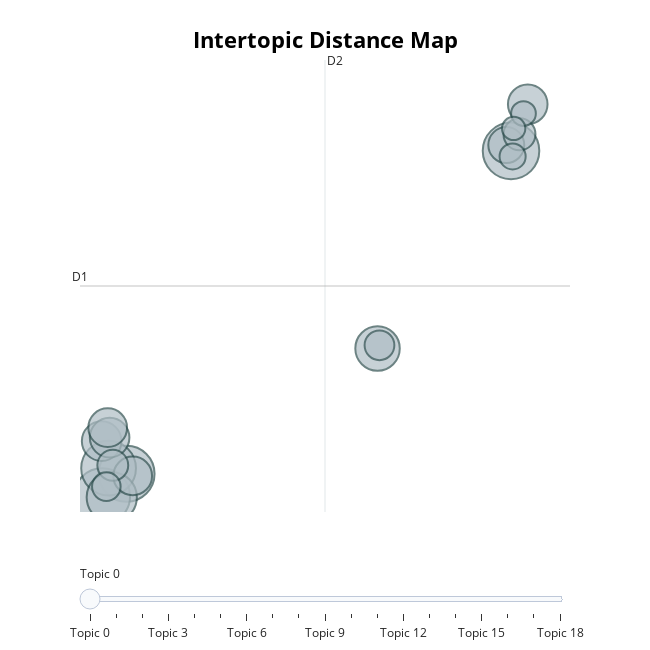

The notebook cell saved with this chart:
### Code cell
topic_model.visualize_topics()

### Figure 1 — Plotly figure (JSON) as saved in the notebook; plotly's stock layout.template omitted (floating-point values rounded to 4 significant figures)
{"data": [{"customdata": [[0, "interesting | easy | nice | fine | fun", 47], [1, "focus | leg | eye | distract | try", 46], [2, "relax | fall | sleep | asleep | calm", 46], [3, "reality | body | different | yourself | room", 44], [4, "body | heavy | light | come | half", 37], [5, "color | yellow | normal | difference | change", 29], [6, "touch | delay | scene | image | catch", 23], [7, "virtual | body | vr | myself | hologram", 23], [8, "forest | rock | tree | adventure | indonesia", 23], [9, "eye | open | close | condition | 30", 22], [10, "avatar | blink | myself | identify | recognize", 22], [11, "strange | weird | funny | creepy | accept", 19], [12, "want | mental | good | complicated | urgent", 15], [13, "voice | platform | rock | space | cool", 14], [14, "notice | change | damn | small | pay", 13], [15, "strange | scary | feeling | look | fully", 12], [16, "100 | 10 | somewhat | percentage | number", 10], [17, "room | center | mountain | especially | different", 9], [18, "quickly | happen | movement | constantly | asynchrony", 8]], "hovertemplate": "<b>Topic %{customdata[0]}</b><br>%{customdata[1]}<br>Size: %{customdata[2]}", "legendgroup": "", "marker": {"color": "#B0BEC5", "line": {"color": "DarkSlateGrey", "width": 2}, "size": [47, 46, 46, 44, 37, 29, 23, 23, 23, 22, 22, 19, 15, 14, 13, 12, 10, 9, 8], "sizemode": "area", "sizeref": 0.02937, "symbol": "circle"}, "mode": "markers", "name": "", "orientation": "v", "showlegend": false, "type": "scatter", "x": [14.95, -6.735, -8.116, -7.75, -7.571, 7.423, -8.141, -7.692, 15.9, -6.388, -7.799, 14.69, 15.43, -7.512, 7.533, -7.877, 15.04, 15.66, 15.1], "xaxis": "x", "y": [8.41, -2.532, -3.297, -2.343, -3.328, 1.712, -1.426, -1.306, 9.991, -2.604, -0.969, 8.607, 8.972, -2.245, 1.823, -2.967, 8.222, 9.676, 9.171], "yaxis": "y"}], "layout": {"annotations": [{"showarrow": false, "text": "D1", "x": -9.362, "y": 3.831, "yshift": 10}, {"showarrow": false, "text": "D2", "x": 4.459, "xshift": 10, "y": 11.49}], "height": 650, "hoverlabel": {"bgcolor": "white", "font": {"family": "Rockwell", "size": 16}}, "legend": {"itemsizing": "constant", "tracegroupgap": 0}, "margin": {"t": 60}, "shapes": [{"line": {"color": "#CFD8DC", "width": 2}, "type": "line", "x0": 4.459, "x1": 4.459, "y0": -3.828, "y1": 11.49}, {"line": {"color": "#9E9E9E", "width": 2}, "type": "line", "x0": -9.362, "x1": 18.28, "y0": 3.831, "y1": 3.831}], "sliders": [{"active": 0, "pad": {"t": 50}, "steps": [{"args": [{"marker.color": [["red", "#B0BEC5", "#B0BEC5", "#B0BEC5", "#B0BEC5", "#B0BEC5", "#B0BEC5", "#B0BEC5", "#B0BEC5", "#B0BEC5", "#B0BEC5", "#B0BEC5", "#B0BEC5", "#B0BEC5", "#B0BEC5", "#B0BEC5", "#B0BEC5", "#B0BEC5", "#B0BEC5"]]}], "label": "Topic 0", "method": "update"}, {"args": [{"marker.color": [["#B0BEC5", "red", "#B0BEC5", "#B0BEC5", "#B0BEC5", "#B0BEC5", "#B0BEC5", "#B0BEC5", "#B0BEC5", "#B0BEC5", "#B0BEC5", "#B0BEC5", "#B0BEC5", "#B0BEC5", "#B0BEC5", "#B0BEC5", "#B0BEC5", "#B0BEC5", "#B0BEC5"]]}], "label": "Topic 1", "method": "update"}, {"args": [{"marker.color": [["#B0BEC5", "#B0BEC5", "red", "#B0BEC5", "#B0BEC5", "#B0BEC5", "#B0BEC5", "#B0BEC5", "#B0BEC5", "#B0BEC5", "#B0BEC5", "#B0BEC5", "#B0BEC5", "#B0BEC5", "#B0BEC5", "#B0BEC5", "#B0BEC5", "#B0BEC5", "#B0BEC5"]]}], "label": "Topic 2", "method": "update"}, {"args": [{"marker.color": [["#B0BEC5", "#B0BEC5", "#B0BEC5", "red", "#B0BEC5", "#B0BEC5", "#B0BEC5", "#B0BEC5", "#B0BEC5", "#B0BEC5", "#B0BEC5", "#B0BEC5", "#B0BEC5", "#B0BEC5", "#B0BEC5", "#B0BEC5", "#B0BEC5", "#B0BEC5", "#B0BEC5"]]}], "label": "Topic 3", "method": "update"}, {"args": [{"marker.color": [["#B0BEC5", "#B0BEC5", "#B0BEC5", "#B0BEC5", "red", "#B0BEC5", "#B0BEC5", "#B0BEC5", "#B0BEC5", "#B0BEC5", "#B0BEC5", "#B0BEC5", "#B0BEC5", "#B0BEC5", "#B0BEC5", "#B0BEC5", "#B0BEC5", "#B0BEC5", "#B0BEC5"]]}], "label": "Topic 4", "method": "update"}, {"args": [{"marker.color": [["#B0BEC5", "#B0BEC5", "#B0BEC5", "#B0BEC5", "#B0BEC5", "red", "#B0BEC5", "#B0BEC5", "#B0BEC5", "#B0BEC5", "#B0BEC5", "#B0BEC5", "#B0BEC5", "#B0BEC5", "#B0BEC5", "#B0BEC5", "#B0BEC5", "#B0BEC5", "#B0BEC5"]]}], "label": "Topic 5", "method": "update"}, {"args": [{"marker.color": [["#B0BEC5", "#B0BEC5", "#B0BEC5", "#B0BEC5", "#B0BEC5", "#B0BEC5", "red", "#B0BEC5", "#B0BEC5", "#B0BEC5", "#B0BEC5", "#B0BEC5", "#B0BEC5", "#B0BEC5", "#B0BEC5", "#B0BEC5", "#B0BEC5", "#B0BEC5", "#B0BEC5"]]}], "label": "Topic 6", "method": "update"}, {"args": [{"marker.color": [["#B0BEC5", "#B0BEC5", "#B0BEC5", "#B0BEC5", "#B0BEC5", "#B0BEC5", "#B0BEC5", "red", "#B0BEC5", "#B0BEC5", "#B0BEC5", "#B0BEC5", "#B0BEC5", "#B0BEC5", "#B0BEC5", "#B0BEC5", "#B0BEC5", "#B0BEC5", "#B0BEC5"]]}], "label": "Topic 7", "method": "update"}, {"args": [{"marker.color": [["#B0BEC5", "#B0BEC5", "#B0BEC5", "#B0BEC5", "#B0BEC5", "#B0BEC5", "#B0BEC5", "#B0BEC5", "red", "#B0BEC5", "#B0BEC5", "#B0BEC5", "#B0BEC5", "#B0BEC5", "#B0BEC5", "#B0BEC5", "#B0BEC5", "#B0BEC5", "#B0BEC5"]]}], "label": "Topic 8", "method": "update"}, {"args": [{"marker.color": [["#B0BEC5", "#B0BEC5", "#B0BEC5", "#B0BEC5", "#B0BEC5", "#B0BEC5", "#B0BEC5", "#B0BEC5", "#B0BEC5", "red", "#B0BEC5", "#B0BEC5", "#B0BEC5", "#B0BEC5", "#B0BEC5", "#B0BEC5", "#B0BEC5", "#B0BEC5", "#B0BEC5"]]}], "label": "Topic 9", "method": "update"}, {"args": [{"marker.color": [["#B0BEC5", "#B0BEC5", "#B0BEC5", "#B0BEC5", "#B0BEC5", "#B0BEC5", "#B0BEC5", "#B0BEC5", "#B0BEC5", "#B0BEC5", "red", "#B0BEC5", "#B0BEC5", "#B0BEC5", "#B0BEC5", "#B0BEC5", "#B0BEC5", "#B0BEC5", "#B0BEC5"]]}], "label": "Topic 10", "method": "update"}, {"args": [{"marker.color": [["#B0BEC5", "#B0BEC5", "#B0BEC5", "#B0BEC5", "#B0BEC5", "#B0BEC5", "#B0BEC5", "#B0BEC5", "#B0BEC5", "#B0BEC5", "#B0BEC5", "red", "#B0BEC5", "#B0BEC5", "#B0BEC5", "#B0BEC5", "#B0BEC5", "#B0BEC5", "#B0BEC5"]]}], "label": "Topic 11", "method": "update"}, {"args": [{"marker.color": [["#B0BEC5", "#B0BEC5", "#B0BEC5", "#B0BEC5", "#B0BEC5", "#B0BEC5", "#B0BEC5", "#B0BEC5", "#B0BEC5", "#B0BEC5", "#B0BEC5", "#B0BEC5", "red", "#B0BEC5", "#B0BEC5", "#B0BEC5", "#B0BEC5", "#B0BEC5", "#B0BEC5"]]}], "label": "Topic 12", "method": "update"}, {"args": [{"marker.color": [["#B0BEC5", "#B0BEC5", "#B0BEC5", "#B0BEC5", "#B0BEC5", "#B0BEC5", "#B0BEC5", "#B0BEC5", "#B0BEC5", "#B0BEC5", "#B0BEC5", "#B0BEC5", "#B0BEC5", "red", "#B0BEC5", "#B0BEC5", "#B0BEC5", "#B0BEC5", "#B0BEC5"]]}], "label": "Topic 13", "method": "update"}, {"args": [{"marker.color": [["#B0BEC5", "#B0BEC5", "#B0BEC5", "#B0BEC5", "#B0BEC5", "#B0BEC5", "#B0BEC5", "#B0BEC5", "#B0BEC5", "#B0BEC5", "#B0BEC5", "#B0BEC5", "#B0BEC5", "#B0BEC5", "red", "#B0BEC5", "#B0BEC5", "#B0BEC5", "#B0BEC5"]]}], "label": "Topic 14", "method": "update"}, {"args": [{"marker.color": [["#B0BEC5", "#B0BEC5", "#B0BEC5", "#B0BEC5", "#B0BEC5", "#B0BEC5", "#B0BEC5", "#B0BEC5", "#B0BEC5", "#B0BEC5", "#B0BEC5", "#B0BEC5", "#B0BEC5", "#B0BEC5", "#B0BEC5", "red", "#B0BEC5", "#B0BEC5", "#B0BEC5"]]}], "label": "Topic 15", "method": "update"}, {"args": [{"marker.color": [["#B0BEC5", "#B0BEC5", "#B0BEC5", "#B0BEC5", "#B0BEC5", "#B0BEC5", "#B0BEC5", "#B0BEC5", "#B0BEC5", "#B0BEC5", "#B0BEC5", "#B0BEC5", "#B0BEC5", "#B0BEC5", "#B0BEC5", "#B0BEC5", "red", "#B0BEC5", "#B0BEC5"]]}], "label": "Topic 16", "method": "update"}, {"args": [{"marker.color": [["#B0BEC5", "#B0BEC5", "#B0BEC5", "#B0BEC5", "#B0BEC5", "#B0BEC5", "#B0BEC5", "#B0BEC5", "#B0BEC5", "#B0BEC5", "#B0BEC5", "#B0BEC5", "#B0BEC5", "#B0BEC5", "#B0BEC5", "#B0BEC5", "#B0BEC5", "red", "#B0BEC5"]]}], "label": "Topic 17", "method": "update"}, {"args": [{"marker.color": [["#B0BEC5", "#B0BEC5", "#B0BEC5", "#B0BEC5", "#B0BEC5", "#B0BEC5", "#B0BEC5", "#B0BEC5", "#B0BEC5", "#B0BEC5", "#B0BEC5", "#B0BEC5", "#B0BEC5", "#B0BEC5", "#B0BEC5", "#B0BEC5", "#B0BEC5", "#B0BEC5", "red"]]}], "label": "Topic 18", "method": "update"}]}], "title": {"font": {"color": "Black", "size": 22}, "text": "<b>Intertopic Distance Map</b>", "x": 0.5, "xanchor": "center", "y": 0.95, "yanchor": "top"}, "width": 650, "xaxis": {"anchor": "y", "domain": [0, 1], "range": [-9.362, 18.28], "title": {"text": ""}, "visible": false}, "yaxis": {"anchor": "x", "domain": [0, 1], "range": [-3.828, 11.49], "title": {"text": ""}, "visible": false}}}
